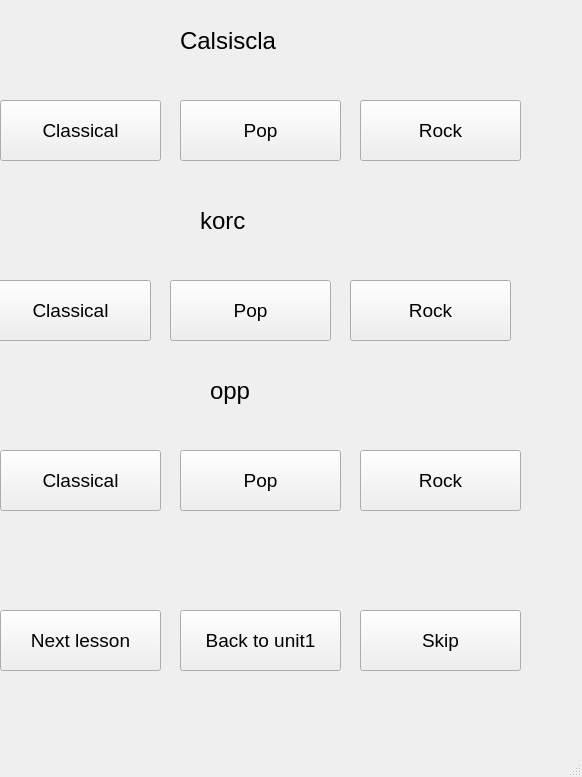
<?xml version="1.0" encoding="UTF-8"?>
<ui version="4.0">
 <class>MainWindow</class>
 <widget class="QMainWindow" name="MainWindow">
  <property name="geometry">
   <rect>
    <x>0</x>
    <y>0</y>
    <width>582</width>
    <height>777</height>
   </rect>
  </property>
  <property name="windowTitle">
   <string>MainWindow</string>
  </property>
  <widget class="QWidget" name="centralwidget">
   <widget class="QPushButton" name="pushButton_6">
    <property name="geometry">
     <rect>
      <x>0</x>
      <y>100</y>
      <width>161</width>
      <height>61</height>
     </rect>
    </property>
    <property name="font">
     <font>
      <pointsize>14</pointsize>
     </font>
    </property>
    <property name="text">
     <string>Classical</string>
    </property>
   </widget>
   <widget class="QLabel" name="label_4">
    <property name="geometry">
     <rect>
      <x>180</x>
      <y>10</y>
      <width>201</width>
      <height>61</height>
     </rect>
    </property>
    <property name="font">
     <font>
      <pointsize>18</pointsize>
     </font>
    </property>
    <property name="text">
     <string>Calsiscla</string>
    </property>
   </widget>
   <widget class="QPushButton" name="pushButton_7">
    <property name="geometry">
     <rect>
      <x>180</x>
      <y>100</y>
      <width>161</width>
      <height>61</height>
     </rect>
    </property>
    <property name="font">
     <font>
      <pointsize>14</pointsize>
     </font>
    </property>
    <property name="text">
     <string>Pop</string>
    </property>
   </widget>
   <widget class="QPushButton" name="pushButton_8">
    <property name="geometry">
     <rect>
      <x>360</x>
      <y>100</y>
      <width>161</width>
      <height>61</height>
     </rect>
    </property>
    <property name="font">
     <font>
      <pointsize>14</pointsize>
     </font>
    </property>
    <property name="text">
     <string>Rock</string>
    </property>
   </widget>
   <widget class="QPushButton" name="pushButton_9">
    <property name="geometry">
     <rect>
      <x>-10</x>
      <y>280</y>
      <width>161</width>
      <height>61</height>
     </rect>
    </property>
    <property name="font">
     <font>
      <pointsize>14</pointsize>
     </font>
    </property>
    <property name="text">
     <string>Classical</string>
    </property>
   </widget>
   <widget class="QPushButton" name="pushButton_10">
    <property name="geometry">
     <rect>
      <x>350</x>
      <y>280</y>
      <width>161</width>
      <height>61</height>
     </rect>
    </property>
    <property name="font">
     <font>
      <pointsize>14</pointsize>
     </font>
    </property>
    <property name="text">
     <string>Rock</string>
    </property>
   </widget>
   <widget class="QLabel" name="label_5">
    <property name="geometry">
     <rect>
      <x>200</x>
      <y>190</y>
      <width>201</width>
      <height>61</height>
     </rect>
    </property>
    <property name="font">
     <font>
      <pointsize>18</pointsize>
     </font>
    </property>
    <property name="text">
     <string>korc</string>
    </property>
   </widget>
   <widget class="QPushButton" name="pushButton_11">
    <property name="geometry">
     <rect>
      <x>170</x>
      <y>280</y>
      <width>161</width>
      <height>61</height>
     </rect>
    </property>
    <property name="font">
     <font>
      <pointsize>14</pointsize>
     </font>
    </property>
    <property name="text">
     <string>Pop</string>
    </property>
   </widget>
   <widget class="QPushButton" name="pushButton_12">
    <property name="geometry">
     <rect>
      <x>360</x>
      <y>450</y>
      <width>161</width>
      <height>61</height>
     </rect>
    </property>
    <property name="font">
     <font>
      <pointsize>14</pointsize>
     </font>
    </property>
    <property name="text">
     <string>Rock</string>
    </property>
   </widget>
   <widget class="QLabel" name="label_6">
    <property name="geometry">
     <rect>
      <x>210</x>
      <y>360</y>
      <width>201</width>
      <height>61</height>
     </rect>
    </property>
    <property name="font">
     <font>
      <pointsize>18</pointsize>
     </font>
    </property>
    <property name="text">
     <string>opp</string>
    </property>
   </widget>
   <widget class="QPushButton" name="pushButton_13">
    <property name="geometry">
     <rect>
      <x>180</x>
      <y>450</y>
      <width>161</width>
      <height>61</height>
     </rect>
    </property>
    <property name="font">
     <font>
      <pointsize>14</pointsize>
     </font>
    </property>
    <property name="text">
     <string>Pop</string>
    </property>
   </widget>
   <widget class="QPushButton" name="pushButton_14">
    <property name="geometry">
     <rect>
      <x>0</x>
      <y>450</y>
      <width>161</width>
      <height>61</height>
     </rect>
    </property>
    <property name="font">
     <font>
      <pointsize>14</pointsize>
     </font>
    </property>
    <property name="text">
     <string>Classical</string>
    </property>
   </widget>
   <widget class="QPushButton" name="pushButton_20">
    <property name="geometry">
     <rect>
      <x>180</x>
      <y>610</y>
      <width>161</width>
      <height>61</height>
     </rect>
    </property>
    <property name="font">
     <font>
      <pointsize>14</pointsize>
     </font>
    </property>
    <property name="text">
     <string>Back to unit1</string>
    </property>
   </widget>
   <widget class="QPushButton" name="pushButton_18">
    <property name="geometry">
     <rect>
      <x>0</x>
      <y>610</y>
      <width>161</width>
      <height>61</height>
     </rect>
    </property>
    <property name="font">
     <font>
      <pointsize>14</pointsize>
     </font>
    </property>
    <property name="text">
     <string>Next lesson</string>
    </property>
   </widget>
   <widget class="QPushButton" name="pushButton_19">
    <property name="geometry">
     <rect>
      <x>360</x>
      <y>610</y>
      <width>161</width>
      <height>61</height>
     </rect>
    </property>
    <property name="font">
     <font>
      <pointsize>14</pointsize>
     </font>
    </property>
    <property name="text">
     <string>Skip</string>
    </property>
   </widget>
  </widget>
  <widget class="QMenuBar" name="menubar">
   <property name="geometry">
    <rect>
     <x>0</x>
     <y>0</y>
     <width>582</width>
     <height>26</height>
    </rect>
   </property>
  </widget>
  <widget class="QStatusBar" name="statusbar"/>
 </widget>
 <resources/>
 <connections/>
</ui>
